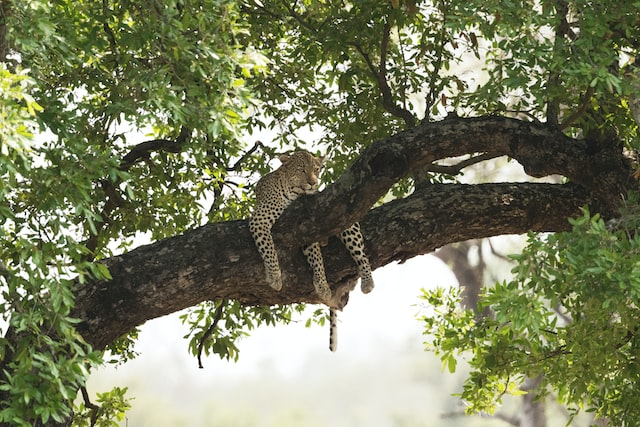
#> input picture 01ProcesamientoDeImagenes/03Filtros/sample.jpg, 640 x 427 px
$ python highpass_convolution.py
#> lines starting #> are read from the running program, lines starting #| are printed output that depends on the picture
import numpy as np
import cv2 as cv

# read image
img = cv.imread('sample.jpg')
#> img is the input picture: shape (427, 640, 3); mean B, G, R 96.8, 127.9, 123.3

# edge detection filter/kernel
kernel = np.array([
    [0.0, -1.0, 0.0],
    [-1.0, 4.0, -1.0],
    [0.0, -1.0, 0.0]
])

kernel_color = np.array([
    [0.0, -1.0, 0.0],
    [-1.0, 5.0, -1.0],
    [0.0, -1.0, 0.0]
])

kernel = kernel/(np.sum(kernel) if np.sum(kernel) != 0 else 1)
kernel_color = kernel_color / \
    (np.sum(kernel_color) if np.sum(kernel_color) != 0 else 1)

# filter the source image
img_filtered = cv.filter2D(img, -1, kernel)
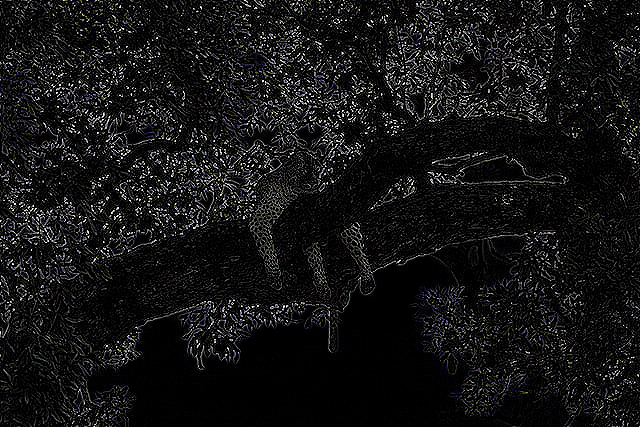
#> img_filtered: shape (427, 640, 3); mean B, G, R 20.9, 20.6, 20.7
img_filtered_color = cv.filter2D(img, -1, kernel_color)
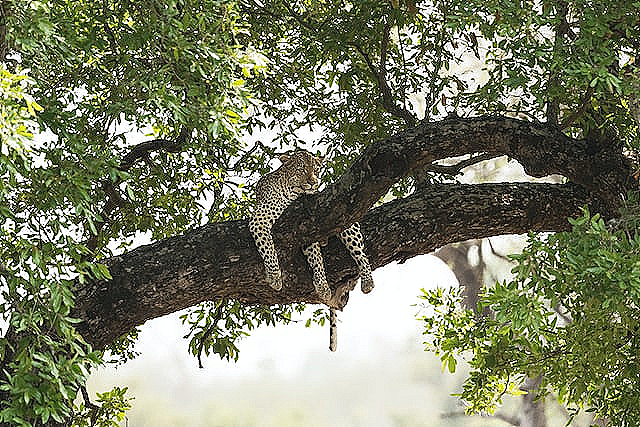
#> img_filtered_color: shape (427, 640, 3); mean B, G, R 101.3, 126.6, 122.6

# show results
cv.imshow('original', img)
cv.imshow('filtered', img_filtered)
cv.imshow('filtered_color', img_filtered_color)

cv.waitKey(0)

$ run again, with 01ProcesamientoDeImagenes/03Filtros/dog.jpg copied over 01ProcesamientoDeImagenes/03Filtros/sample.jpg
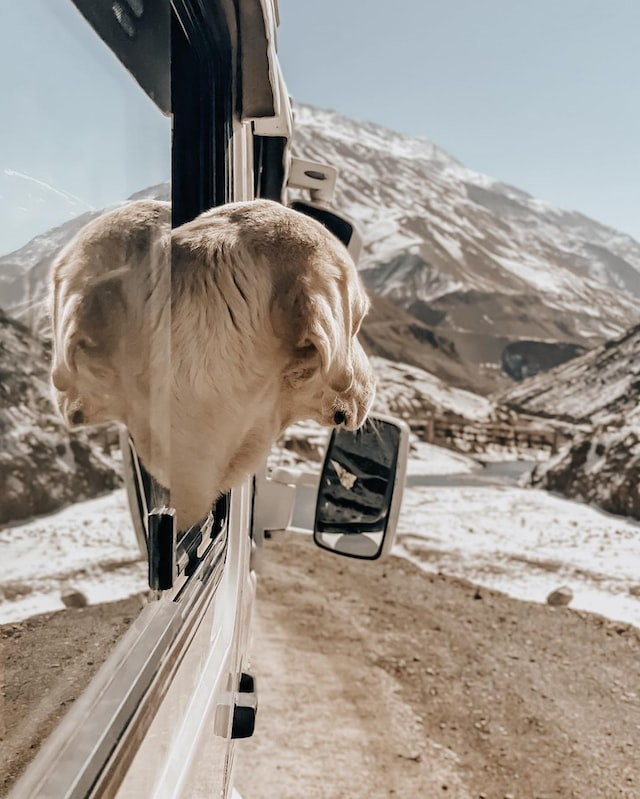
#> input picture 01ProcesamientoDeImagenes/03Filtros/dog.jpg, 640 x 799 px
#> img is the input picture: shape (799, 640, 3); mean B, G, R 139.7, 148.2, 156.6
#> `img_filtered = cv.filter2D(img, -1, kernel)`:
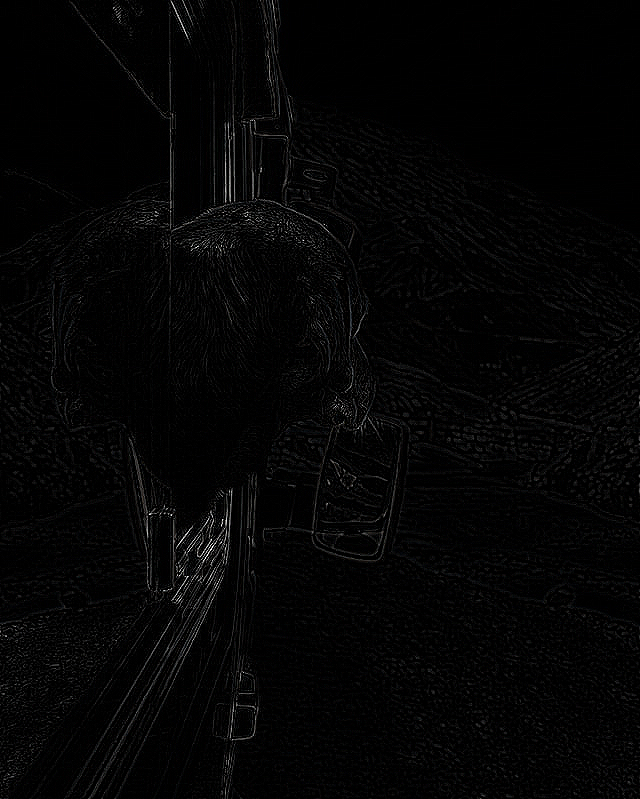
#> img_filtered: shape (799, 640, 3); mean B, G, R 4.7, 4.6, 4.6
#> `img_filtered_color = cv.filter2D(img, -1, kernel_color)`:
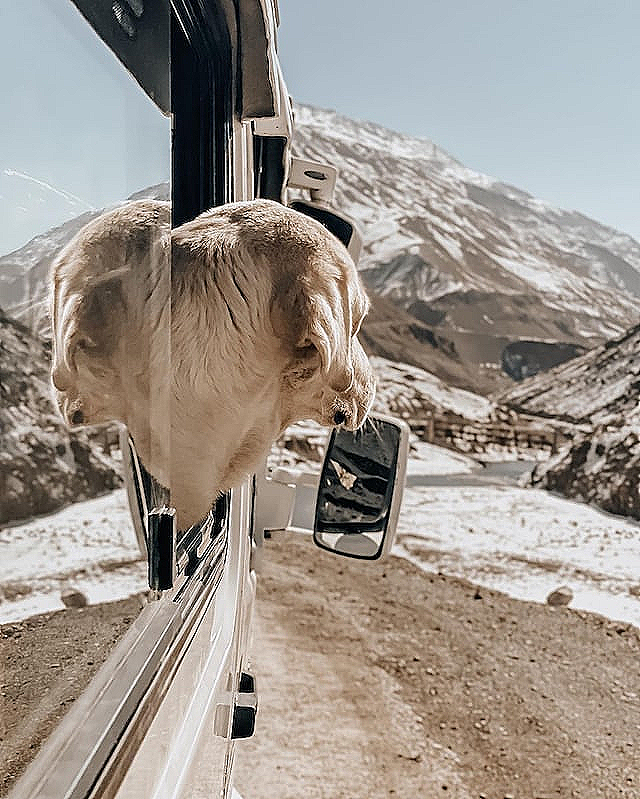
#> img_filtered_color: shape (799, 640, 3); mean B, G, R 140.2, 148.6, 156.9
